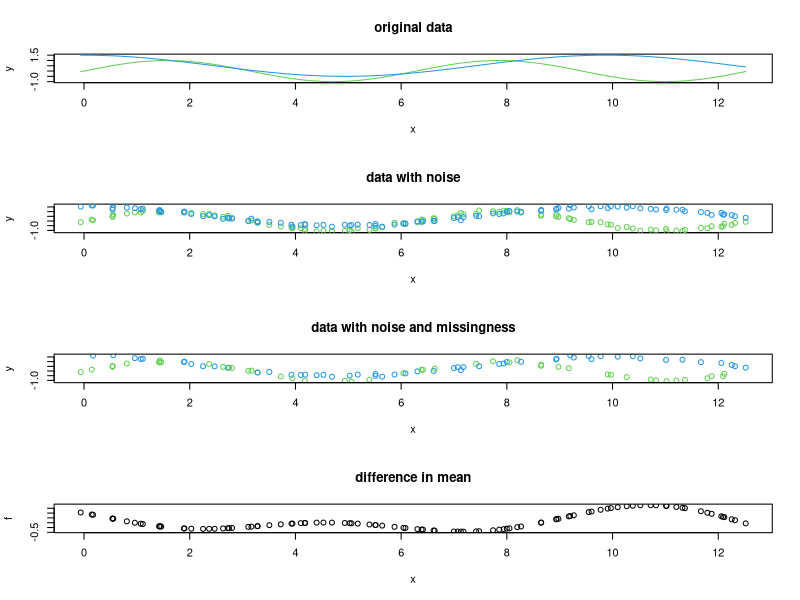

Write R code to recreate this figure.
# simulate non-linear data of two groups with missingness

set.seed(1);

# generate data

N <- 100;
sigma <- 0.1;

x <- sort(seq(0, 4*pi, length.out=N) + rnorm(N, sd = 0.1));

m_a <- sin(x);
m_b <- sin(x/(pi/2) - 7*pi/2) + 0.5;

y_a <- rnorm(N, mean = m_a, sd = sigma);
y_b <- rnorm(N, mean = m_b, sd = sigma);

g <- sample(c(-0.5, 0.5), N, replace=TRUE);
# either one group or the other is observed
# group probabilities are equal; each group has ~50% missingness
y <- ifelse(g > 0, y_b, y_a);

# latent variable to be inferred
f <- m_b - m_a;

data <- list(
	# inputs
	J = N,
	x = x,
	y = y,
	g = g,
	# answers
	f = f,
	y_a = y_a,
	y_b = y_b,
	sigma = sigma
);


# plot data

par(mfrow=c(4, 1));

plot(c(x, x), c(m_a, m_b), xlab="x", ylab="y", type="n", main = "original data");
lines(x, m_a, col=3);
lines(x, m_b, col=4);

plot(c(x, x), c(y_a, y_b), xlab="x", ylab="y", type="n", main = "data with noise");
points(x, y_a, col=3);
points(x, y_b, col=4);

plot(x, y, col=as.numeric(g > 0)+3, main = "data with noise and missingness");

plot(x, f, main = "difference in mean");


# write data

saveRDS(data, "gp-compare_sim-data.rds");

